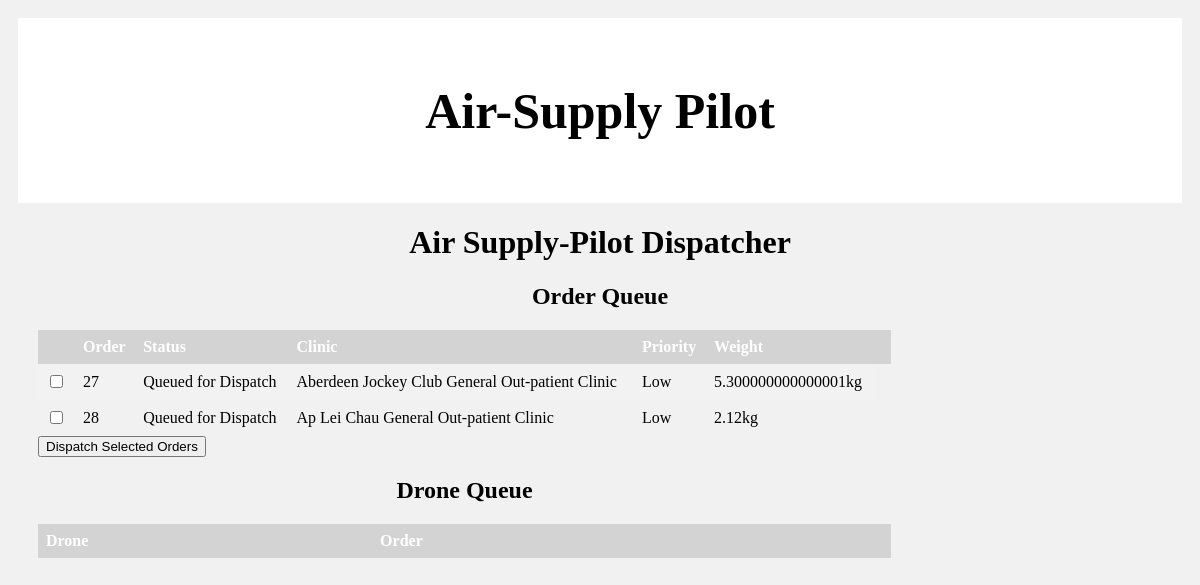
Screenshot of /dispatcher_order with the database file from the repository.
### aspsite/models.py (models this page shows, shortened)
class Order(models.Model):
	status = models.CharField(max_length=30)
	priority = models.IntegerField()
	items = models.ManyToManyField(Item, through='Order_Item')
	location = models.ForeignKey(Location, on_delete=models.CASCADE)
	dispatchedTime = models.DateTimeField(null = True)
	deliveredTime = models.DateTimeField(null = True)
	def getCombinedWeight(self):
		totalWeight = 0.0
		for item in self.items.all():
			totalWeight += float(item.unitWeight) * Order_Item.objects.get(item_id = item.id, order_id = self.id).quantity
		return totalWeight

class Location(models.Model):
	category = models.CharField(max_length=30)
	group = models.CharField(max_length=30)
	name = models.CharField(max_length=50)
	latitude = models.DecimalField(max_digits=11, decimal_places=6)
	longitude = models.DecimalField(max_digits=11, decimal_places=6)
	altitude = models.IntegerField()
	Distance = models.ManyToManyField("self", through='Distance', through_fields=('location1', 'location2'), symmetrical=False)

class Item(models.Model):
	category = models.ForeignKey('ItemCategory',on_delete=models.CASCADE, related_name='category',null = True)
	name = models.CharField(max_length=30)
	description = models.CharField(max_length=50)
	unitWeight = models.DecimalField(max_digits=6, decimal_places=3)
	image = models.ImageField()

class Order_Item(models.Model):
    order = models.ForeignKey(Order, on_delete=models.CASCADE)
    item = models.ForeignKey(Item, on_delete=models.CASCADE)
    quantity = models.IntegerField()

### aspsite/views.py (the view)
# urls.py: path('dispatcher_order', views.dispatcherOrder.as_view(), name = 'dispatcher_order'),
class dispatcherOrder(ListView):
    model = Order
    template_name = "dispatcherOrder.html"
    def get_queryset(self):
        return super().get_queryset().filter(status = 'Queued for Dispatch')
    def get_context_data(self, **kwargs):
        context = super().get_context_data(**kwargs)
        context["packs"] =Pack.objects.all()
        return context

### aspsite/tag/tag.py (called while the page is built)
@register.filter
def getCombinedWeight(order):
    return order.getCombinedWeight()

### template/dispatcherOrder.html (shortened to what this page needs)
<!doctype html>
{% load tag %}
<html>
  <head>
	{% load static %}
    <link rel=stylesheet type="text/css" href="{% static 'mystyles.css' %}">
  </head>
  <body>
	<div class="header" >
    <h1 id="test">Air-Supply Pilot</h1>
	</div>
    <h1 style="text-align:center;">Air Supply-Pilot Dispatcher</h1>
    <h2 style="text-align:center;">Order Queue</h2>
	<div class="rightcolumn" id="contentArea">
    <form>
    <table align="center" id="orderArea">
      <tr>
        <th></th>
        <th><label>Order</label></th>
        <th><label>Status</label></th>
        <th><label>Clinic</label></th>
        <th><label>Priority</label></th>
        <th><label>Weight</label></th>
        <th></th>
      </tr>
      {% for order in order_list %}
      <tr>
        <td><input type="checkbox" name="orderId[]" value="{{order.id}}"></td>
        <td>{{order.id}}</td>
        <td>{{order.status}}</td>
        <td>{{order.location.name}}</td>
        <td><label>{% if order.priority == 1 %}Low{% endif %}{% if order.priority == 2 %}Medium{% endif %}{% if order.priority == 3 %}High{% endif %}</label></td>
        <td><label>{{ order|getCombinedWeight }}kg</label></td>
      </tr>
      {% endfor %}
    </table>
    <button type="submit" formaction="/dispatch_selected" formmethod="POST">Dispatch Selected Orders</button>
    </form>
    <form method="POST" action="/download_itinerary">
    <h2 style="text-align:center;">Drone Queue</h2>
    <table align="center" id="orderArea">
      <tr>
        <th>Drone</th>
        <th>Order</th>
        <th></th>
        <th></th>
      </tr>
    </table>
    </form>
	</div>
  </body>
</html>

### aspsite/static/mystyles.css (style rules this page uses)
* { box-sizing: border-box; }
body { font-family: Georgia; padding: 10px; background: #f1f1f1; }
.header { padding: 30px; text-align: center; background: white; }
.header h1 { font-size: 50px; }
#orderArea { width: 100%; }
.rightcolumn { float: left; width: 75%; padding-left: 20px; }

### template/dispatcherOrder.html (style rules this page uses)
table { border-collapse: collapse; width: 10%; }
th, td { text-align: left; padding: 8px; }
tr:nth-child(even) { background-color: #f2f2f2 }
th { background-color: lightgray; color: white; }

### rows the page displays
Order: id "27", status "Queued for Dispatch", location.name "Aberdeen Jockey Club General Out-patient Clinic", priority "Low", id.quantity "5.300000000000001"
Order: id "28", status "Queued for Dispatch", location.name "Ap Lei Chau General Out-patient Clinic", priority "Low", id.quantity "2.12"
